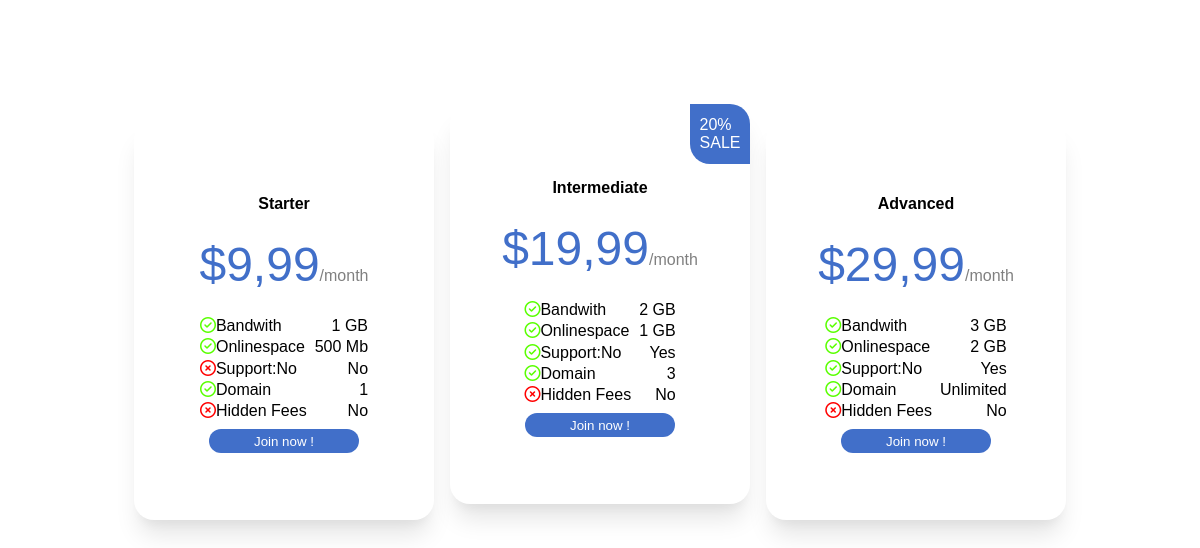
The page / on the database its author committed.
### tables this page shows
CREATE TABLE IF NOT EXISTS `pricing` (
  `id_pricing` int NOT NULL AUTO_INCREMENT,
  `price` float(8,2) NOT NULL DEFAULT '0.00',
  `icon` int NOT NULL,
  `sale` int NOT NULL,
  `bandwidth` varchar(50) NOT NULL,
  `onlineSpace` varchar(50) NOT NULL,
  `supportNo` varchar(50) NOT NULL,
  `domain` varchar(50) NOT NULL DEFAULT '',
  `hiddenFees` varchar(50) NOT NULL,
  `name` varchar(50) NOT NULL,
  PRIMARY KEY (`id_pricing`)
);

### db-functions.php (called while the page is built)
<?php
function connexion()
{
    try {
        $mySQLconnection = new PDO(
            'mysql:host=127.0.0.1;dbname=landing_page;charset=utf8',
            'root',
            '',
            [PDO::ATTR_ERRMODE => PDO::ERRMODE_EXCEPTION]
        );
        return $mySQLconnection;
    } catch (Exception $e) {
        die('Erreur : ' . $e->getMessage());
    }
}
function getPricings()
{
    $mySQLconnection = connexion();
    $sqlQuery1 =    'SELECT * , FORMAT(price, 2, "fr_FR") AS "priceF" FROM pricing LIMIT 3';
    $persoLieuStatement = $mySQLconnection->prepare($sqlQuery1);
    $persoLieuStatement->execute();
    $pricings = $persoLieuStatement->fetchAll();
    return $pricings;
}

### index.php (the view, shortened to what this page needs)
<?php require "db-functions.php" ?>
<!DOCTYPE html>
<html lang="en">
<head>
    <link rel="stylesheet" href="https://cdnjs.cloudflare.com/ajax/libs/font-awesome/6.4.0/css/all.min.css">
    <link rel="stylesheet" href="stylesheet.css">
</head>
<body>
    <div class="wrapper">
        <div class="tablePrices">
                    <div class="gridFlexes">
                        <?php foreach (getPricings() as $pricing)
                        {
                        $ifSaleCard = $pricing["sale"] > 0 ? "sale" : "";
                        $ifSaleSticker = $pricing["sale"] > 0 ? "<div class = sticker>".$pricing["sale"]."% <br/>SALE</div>": "";
                        $BandwidthIcon = ($pricing['bandwidth']) ? "fa-circle-check'"." style='color: #59ff00;'" : "";
                        $onlineSpaceIcon = ($pricing['onlineSpace']) ? "fa-circle-check'"." style='color: #59ff00;'" : "";
                        $supportNoIcon = ($pricing['supportNo'])  == "Yes" ? "fa-circle-check'"." style='color: #59ff00;'" : "fa-circle-xmark'"." style='color: #ff0000;'";
                        $domainIcon = ($pricing['domain']) ? "fa-circle-check'"." style='color: #59ff00;'" : "";
                        $hiddenFeesIcon = ($pricing['hiddenFees']) == "Yes" ? "fa-circle-check'"." style='color: #59ff00;'" : "fa-circle-xmark'"." style='color: #ff0000;'";
                        ?>
                        <div class="cardPrice <?= $ifSaleCard?>">
                            <h4><?= $pricing["name"] ?></h4><?= $ifSaleSticker?>
                            <p><span class="bigNumeric">$<?= $pricing["priceF"] ?></span><span class="grey">/month</span></p>
                            <div class="twoLists">
                                <ul class="left">
                                    <li><i class='fa-regular <?= $BandwidthIcon ?> '></i>Bandwith</li>
                                    <li><i class='fa-regular <?= $onlineSpaceIcon ?> '></i>Onlinespace</li>
                                    <li><i class='fa-regular <?= $supportNoIcon ?>' ></i>Support:No</li>
                                    <li><i class='fa-regular <?= $domainIcon ?>' ></i>Domain</li>
                                    <li><i class='fa-regular <?= $hiddenFeesIcon ?>' ></i>Hidden Fees</li>
                                </ul>
                                <ul class="right">
                                    <li><?= $pricing["bandwidth"] ?></li>
                                    <li><?= $pricing["onlineSpace"] ?></li>
                                    <li><?= $pricing["supportNo"] ?></li>
                                    <li><?= $pricing["domain"] ?></li>
                                    <li><?= $pricing["hiddenFees"] ?></li>
                                </ul>
                            </div>
                            <div class="pushButton"><button>Join now !</button></div>
                        </div>
                    <?php }?>
                    </div>
        </div>
    </div>
</body>

### stylesheet.css (style rules this page uses)
* { margin: 0; padding: 0; font-family: 'Poppins', sans-serif; }
ul { display: flex; list-style-type: none; flex-wrap: wrap; flex-grow: 1; justify-content: center; }
.wrapper { padding-top: 10%; display: flex; flex-direction: column; position: relative; flex-wrap: nowrap; }
.gridFlexes { display: flex; flex-direction: row; flex-wrap: wrap; gap: 1em; justify-content: center; width: 100%; min-height: 50vh; }
.cardPrice { display: flex; flex-direction: column; flex-wrap: wrap; background-color: white; border-radius: 20px; box-shadow: rgba(0, 0, 0, 0.1) 0px 20px 25px -5px, rgba(0, 0, 0, 0.04) 0px 10px 10px -5px; width: 25%; justify-content: center; align-content: center; align-items: center; min-height: 50vh; }
.cardPrice.cardPrice.sale { transform: translateY(-2vh); }
.cardPrice > .twoLists> .left { display: flex; flex-direction: column; flex-wrap: wrap; }
.cardPrice > .twoLists > .right { display: flex; flex-direction: column; flex-wrap: wrap; align-items: flex-end; }
.twoLists { display: flex; flex-direction: row; flex-wrap: wrap; padding-top: 3vh; gap: .5em; }
.cardPrice > h4 { padding-top: 3vh; padding-bottom: 3vh; display: flex; flex-wrap: wrap; }
.pushButton { padding-top: 0.5em; padding-bottom : 1em; display: flex; flex-wrap:wrap }
.cardPrice > .pushButton > button { width: 150px; height: 3vh; color: white; background: #416fc9; border: none; border-radius: 20px; }
.left > li , .right > li { padding: 0.1em 0 0.1em 0; }
.bigNumeric { font-size: 3em; color: #416fc9 ; }
.cardPrice.sale { position: relative; }
.sticker { position: absolute; top: 0; right: 0; background-color: #416fc9; overflow: hidden; border-top-right-radius: 20px; border-bottom-left-radius: 20px; color: white; width: 20%; height: 7.5vh; display: flex; flex-direction: row; flex-wrap: wrap; justify-content: center; align-items: center; }
.grey { color: grey; }

### rows shown on the page
pricing: name "Starter", priceF "9,99", bandwidth "1 GB", onlineSpace "500 Mb", supportNo "No", domain "1", hiddenFees "No"
pricing: name "Intermediate", sale "20", priceF "19,99", bandwidth "2 GB", onlineSpace "1 GB", supportNo "Yes", domain "3", hiddenFees "No"
pricing: name "Advanced", priceF "29,99", bandwidth "3 GB", onlineSpace "2 GB", supportNo "Yes", domain "Unlimited", hiddenFees "No"
